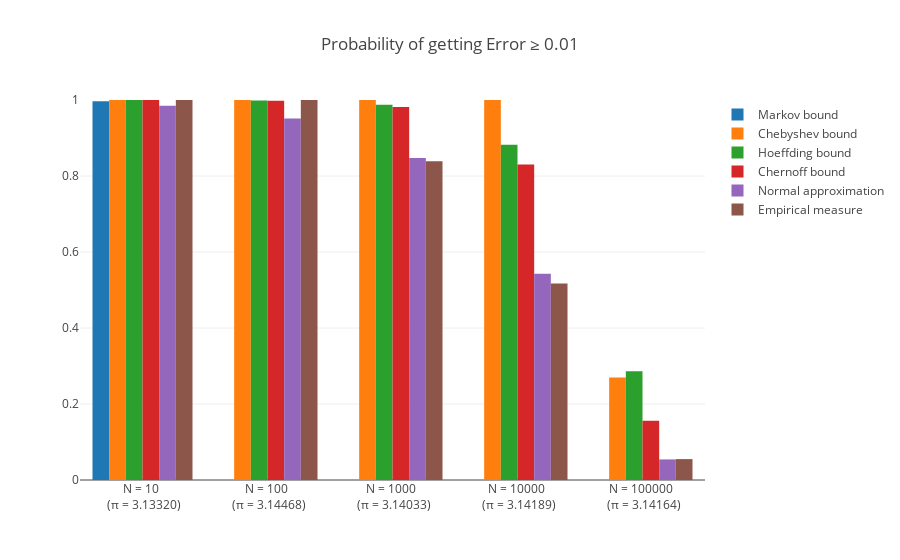

Here is the notebook cell this chart was saved with:
### Code cell
# Define formulas for bounds
dkl = lambda p, q: p*np.log(p/q) + (1-p)*np.log((1-p)/(1-q))
markov_bound = lambda err: np.pi/(np.pi + err)
cheb_bound   = lambda err, n: VARIANCE/(n * err**2)  
chern_bound  = lambda err, n: np.exp(-n*dkl((np.pi + err)/4, np.pi/4))
hoeff_bound  = lambda err, n: np.exp(-n*err**2/8) 

def p_error_normal(err, N):
    """Returns the probability of having deviations >= err for a normal distribution."""
    z = err/(np.sqrt(VARIANCE/N))  # normalize z-score
  
    return 1 - erf(z/np.sqrt(2))


# Plot a comparison between different bounds, the normal approximation and the empirical 
data = [
    Bar(x=x, y=[markov_bound(MAX_ERROR)], name="Markov bound"),
    Bar(x=x, y=[cheb_bound(MAX_ERROR, N) for N in Ns], name="Chebyshev bound"),
    Bar(x=x, y=[hoeff_bound(MAX_ERROR, N) for N in Ns], name="Hoeffding bound"),
    Bar(x=x, y=[chern_bound(MAX_ERROR, N) for N in Ns], name="Chernoff bound"),
    Bar(x=x, y=[p_error_normal(MAX_ERROR, N) for N in Ns], name="Normal approximation"),
    Bar(x=x, y=p_error, name="Empirical measure")
]

lyt = Layout(
    title="Probability of getting Error ≥ {}".format(MAX_ERROR),
    yaxis=dict(range=(0, 1))
)

py.iplot(Figure(data=data, layout=lyt))

### Figure 1 — Plotly figure (JSON) as saved in the notebook; plotly's stock layout.template omitted (floating-point values rounded to 4 significant figures)
{"data": [{"name": "Markov bound", "type": "bar", "x": ["N = 10 <br> (π = 3.13320)", "N = 100 <br> (π = 3.14468)", "N = 1000 <br> (π = 3.14033)", "N = 10000 <br> (π = 3.14189)", "N = 100000 <br> (π = 3.14164)"], "y": [0.9968]}, {"name": "Chebyshev bound", "type": "bar", "x": ["N = 10 <br> (π = 3.13320)", "N = 100 <br> (π = 3.14468)", "N = 1000 <br> (π = 3.14033)", "N = 10000 <br> (π = 3.14189)", "N = 100000 <br> (π = 3.14164)"], "y": [2697.0, 269.7, 26.97, 2.697, 0.2697]}, {"name": "Hoeffding bound", "type": "bar", "x": ["N = 10 <br> (π = 3.13320)", "N = 100 <br> (π = 3.14468)", "N = 1000 <br> (π = 3.14033)", "N = 10000 <br> (π = 3.14189)", "N = 100000 <br> (π = 3.14164)"], "y": [0.9999, 0.9988, 0.9876, 0.8825, 0.2865]}, {"name": "Chernoff bound", "type": "bar", "x": ["N = 10 <br> (π = 3.13320)", "N = 100 <br> (π = 3.14468)", "N = 1000 <br> (π = 3.14033)", "N = 10000 <br> (π = 3.14189)", "N = 100000 <br> (π = 3.14164)"], "y": [0.9998, 0.9981, 0.9816, 0.8303, 0.1558]}, {"name": "Normal approximation", "type": "bar", "x": ["N = 10 <br> (π = 3.13320)", "N = 100 <br> (π = 3.14468)", "N = 1000 <br> (π = 3.14033)", "N = 10000 <br> (π = 3.14189)", "N = 100000 <br> (π = 3.14164)"], "y": [0.9846, 0.9514, 0.8473, 0.5426, 0.05415]}, {"name": "Empirical measure", "type": "bar", "x": ["N = 10 <br> (π = 3.13320)", "N = 100 <br> (π = 3.14468)", "N = 1000 <br> (π = 3.14033)", "N = 10000 <br> (π = 3.14189)", "N = 100000 <br> (π = 3.14164)"], "y": [1, 1, 0.839, 0.517, 0.055]}], "layout": {"title": "Probability of getting Error ≥ 0.01", "yaxis": {"range": [0, 1]}}}
